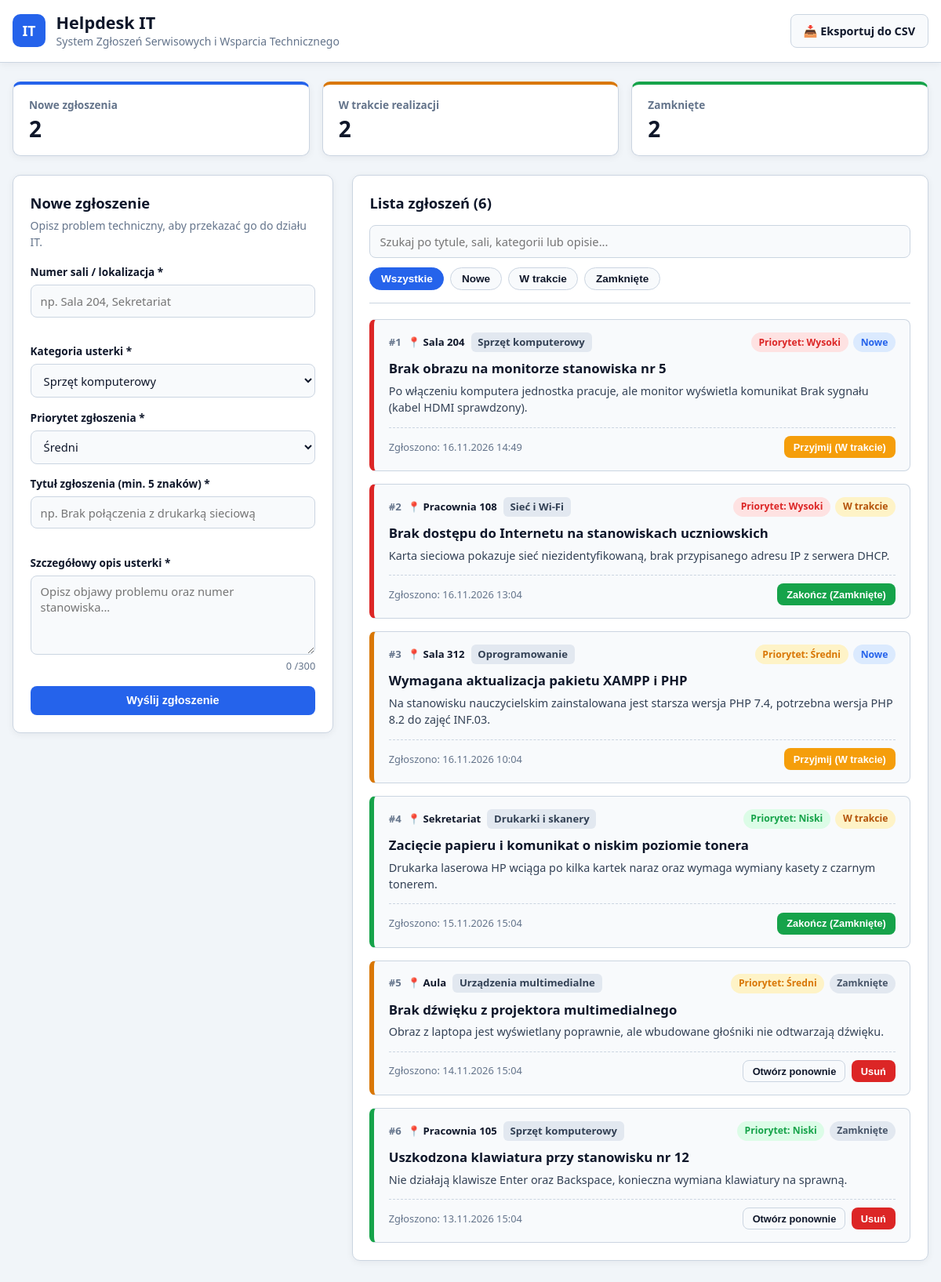
Page /mini5/index.php on the committed database.
### tables this page shows
CREATE TABLE `tickets` (
  `id` INT AUTO_INCREMENT PRIMARY KEY,
  `category_id` INT NOT NULL,
  `room` VARCHAR(20) NOT NULL,
  `title` VARCHAR(100) NOT NULL,
  `description` TEXT NOT NULL,
  `priority` ENUM('niski', 'sredni', 'wysoki') NOT NULL DEFAULT 'sredni',
  `status` ENUM('nowe', 'w_trakcie', 'zamkniete') NOT NULL DEFAULT 'nowe',
  `created_at` TIMESTAMP DEFAULT CURRENT_TIMESTAMP,
  CONSTRAINT `fk_tickets_category`
    FOREIGN KEY (`category_id`) REFERENCES `categories`(`id`)
    ON DELETE RESTRICT
    ON UPDATE CASCADE
);

CREATE TABLE `categories` (
  `id` INT AUTO_INCREMENT PRIMARY KEY,
  `name` VARCHAR(60) NOT NULL
);

### mini5/index.php (the view, shortened to what this page needs)
<?php
require_once __DIR__ . '/db.php';
$categories = $pdo->query("SELECT id, name FROM categories ORDER BY id ASC")->fetchAll();
$stmtTickets = $pdo->query("
    SELECT
        t.id,
        t.category_id,
        t.room,
        t.title,
        t.description,
        t.priority,
        t.status,
        t.created_at,
        c.name AS category_name
    FROM tickets t
    INNER JOIN categories c ON t.category_id = c.id
    ORDER BY t.created_at DESC
");
$tickets = $stmtTickets->fetchAll();
$stats = [
    'nowe'      => 0,
    'w_trakcie' => 0,
    'zamkniete' => 0,
];
foreach ($tickets as $ticket) {
    if (isset($stats[$ticket['status']])) {
        $stats[$ticket['status']]++;
    }
}
$priorityLabels = [
    'niski'  => 'Niski',
    'sredni' => 'Średni',
    'wysoki' => 'Wysoki',
];
$statusLabels = [
    'nowe'      => 'Nowe',
    'w_trakcie' => 'W trakcie',
    'zamkniete' => 'Zamknięte',
];
function e(string $value): string
{
    return htmlspecialchars($value, ENT_QUOTES | ENT_SUBSTITUTE, 'UTF-8');
}
?>
<!DOCTYPE html>
<html lang="pl">
<head>
  <link rel="stylesheet" href="css/style.css">
</head>
<body>
  <header class="app-header">
    <div class="container header-inner">
      <div class="brand">
        <span class="brand-icon">IT</span>
        <div>
          <h1>Helpdesk IT</h1>
          <p class="subtitle">System Zgłoszeń Serwisowych i Wsparcia Technicznego</p>
        </div>
      </div>
      <a href="export.php" class="btn btn-export">📥 Eksportuj do CSV</a>
    </div>
  </header>
  <main class="container main-wrapper">
    <section class="stats-grid" aria-label="Podsumowanie zgłoszeń">
      <article class="stat-card stat-new">
        <span class="stat-label">Nowe zgłoszenia</span>
        <strong class="stat-value"><?= $stats['nowe'] ?></strong>
      </article>
      <article class="stat-card stat-progress">
        <span class="stat-label">W trakcie realizacji</span>
        <strong class="stat-value"><?= $stats['w_trakcie'] ?></strong>
      </article>
      <article class="stat-card stat-closed">
        <span class="stat-label">Zamknięte</span>
        <strong class="stat-value"><?= $stats['zamkniete'] ?></strong>
      </article>
    </section>
    <div class="layout-grid">
      <aside class="panel form-panel">
        <h2>Nowe zgłoszenie</h2>
        <p class="panel-desc">Opisz problem techniczny, aby przekazać go do działu IT.</p>
        <form id="ticket-form" action="index.php" method="POST" novalidate>
          <div class="form-group">
            <label for="room">Numer sali / lokalizacja *</label>
            <input
              type="text"
              id="room"
              name="room"
              maxlength="20"
              placeholder="np. Sala 204, Sekretariat"
              required
            >
            <small class="error-msg" id="room-error"></small>
          </div>
          <div class="form-group">
            <label for="category_id">Kategoria usterki *</label>
            <select id="category_id" name="category_id" required>
              <?php foreach ($categories as $cat): ?>
                <option value="<?= (int)$cat['id'] ?>">
                  <?= e($cat['name']) ?>
                </option>
              <?php endforeach; ?>
            </select>
          </div>
          <div class="form-group">
            <label for="priority">Priorytet zgłoszenia *</label>
            <select id="priority" name="priority" required>
              <option value="sredni" selected>Średni</option>
            </select>
          </div>
          <div class="form-group">
            <label for="title">Tytuł zgłoszenia (min. 5 znaków) *</label>
            <input
              type="text"
              id="title"
              name="title"
              maxlength="100"
              placeholder="np. Brak połączenia z drukarką sieciową"
              required
            >
            <small class="error-msg" id="title-error"></small>
          </div>
          <div class="form-group">
            <label for="description">Szczegółowy opis usterki *</label>
            <textarea
              id="description"
              name="description"
              rows="4"
              maxlength="300"
              placeholder="Opisz objawy problemu oraz numer stanowiska..."
              required
            ></textarea>
            <div class="textarea-footer">
              <span id="char-counter" class="char-counter">0 / 300</span>
            </div>
          </div>
          <button type="submit" class="btn btn-primary btn-block">Wyślij zgłoszenie</button>
        </form>
      </aside>
      <section class="panel tickets-panel" aria-labelledby="tickets-heading">
        <div class="tickets-header">
          <h2 id="tickets-heading">Lista zgłoszeń (<?= count($tickets) ?>)</h2>
        </div>
        <div class="filter-bar">
          <div class="search-box">
            <input
              type="search"
              id="search-input"
              placeholder="Szukaj po tytule, sali, kategorii lub opisie..."
              aria-label="Szukaj zgłoszeń"
            >
          </div>
          <div class="status-filters" role="group" aria-label="Filtruj według statusu">
            <button type="button" class="filter-btn active" data-filter="all">Wszystkie</button>
            <button type="button" class="filter-btn" data-filter="nowe">Nowe</button>
            <button type="button" class="filter-btn" data-filter="w_trakcie">W trakcie</button>
            <button type="button" class="filter-btn" data-filter="zamkniete">Zamknięte</button>
          </div>
        </div>
        <div id="tickets-list" class="tickets-list">
          <?php if (empty($tickets)): ?>
            <p class="empty-state">Brak zgłoszeń serwisowych w bazie danych.</p>
          <?php else: ?>
            <?php foreach ($tickets as $ticket): ?>
              <?php
                $prio = $ticket['priority'];
                $stat = $ticket['status'];
              ?>
              <article
                class="ticket-card priority-<?= e($prio) ?>"
                data-status="<?= e($stat) ?>"
              >
                <div class="ticket-top">
                  <div class="ticket-meta">
                    <span class="ticket-id">#<?= (int)$ticket['id'] ?></span>
                    <span class="badge-room">📍 <?= e($ticket['room']) ?></span>
                    <span class="badge-category"><?= e($ticket['category_name']) ?></span>
                  </div>
                  <div class="ticket-badges">
                    <span class="badge priority-badge-<?= e($prio) ?>">
                      Priorytet: <?= e($priorityLabels[$prio] ?? $prio) ?>
                    </span>
                    <span class="badge status-badge-<?= e($stat) ?>">
                      <?= e($statusLabels[$stat] ?? $stat) ?>
                    </span>
                  </div>
                </div>
                <h3 class="ticket-title"><?= e($ticket['title']) ?></h3>
                <p class="ticket-desc"><?= nl2br(e($ticket['description'])) ?></p>
                <div class="ticket-footer">
                  <time class="ticket-date" datetime="<?= e($ticket['created_at']) ?>">
                    Zgłoszono: <?= e(date('d.m.Y H:i', strtotime($ticket['created_at']))) ?>
                  </time>
                  <div class="ticket-actions">
                    <?php if ($stat === 'nowe'): ?>
                      <form action="index.php" method="POST" class="inline-form">
                        <button type="submit" class="btn btn-sm btn-progress">Przyjmij (W trakcie)</button>
                      </form>
                    <?php elseif ($stat === 'w_trakcie'): ?>
                      <form action="index.php" method="POST" class="inline-form">
                        <button type="submit" class="btn btn-sm btn-complete">Zakończ (Zamknięte)</button>
                      </form>
                    <?php elseif ($stat === 'zamkniete'): ?>
                      <form action="index.php" method="POST" class="inline-form">
                        <button type="submit" class="btn btn-sm btn-reopen">Otwórz ponownie</button>
                      </form>
                      <form action="index.php" method="POST" class="inline-form delete-form">
                        <button type="submit" class="btn btn-sm btn-danger">Usuń</button>
                      </form>
                    <?php endif; ?>
                  </div>
                </div>
              </article>
            <?php endforeach; ?>
          <?php endif; ?>
        </div>
      </section>
    </div>
  </main>
</body>
</html>

### rows in the picture
tickets: id "1", room "Sala 204", category.name "Sprzęt komputerowy", priority "Wysoki", status "Nowe", title "Brak obrazu na monitorze stanowiska nr 5", description "Po włączeniu komputera jednostka pracuje, ale monitor wyświetla komunikat Brak sygnału (kabel HDMI sprawdzony).", created_at "16.11.2026 14:49"
tickets: id "2", room "Pracownia 108", category.name "Sieć i Wi-Fi", priority "Wysoki", status "W trakcie", title "Brak dostępu do Internetu na stanowiskach uczniowskich", description "Karta sieciowa pokazuje sieć niezidentyfikowaną, brak przypisanego adresu IP z serwera DHCP.", created_at "16.11.2026 13:04"
tickets: id "3", room "Sala 312", category.name "Oprogramowanie", priority "Średni", status "Nowe", title "Wymagana aktualizacja pakietu XAMPP i PHP", description "Na stanowisku nauczycielskim zainstalowana jest starsza wersja PHP 7.4, potrzebna wersja PHP 8.2 do zajęć INF.03.", created_at "16.11.2026 10:04"
tickets: id "4", room "Sekretariat", category.name "Drukarki i skanery", priority "Niski", status "W trakcie", title "Zacięcie papieru i komunikat o niskim poziomie tonera", description "Drukarka laserowa HP wciąga po kilka kartek naraz oraz wymaga wymiany kasety z czarnym tonerem.", created_at "15.11.2026 15:04"
tickets: id "5", room "Aula", category.name "Urządzenia multimedialne", priority "Średni", status "Zamknięte", title "Brak dźwięku z projektora multimedialnego", description "Obraz z laptopa jest wyświetlany poprawnie, ale wbudowane głośniki nie odtwarzają dźwięku.", created_at "14.11.2026 15:04"
tickets: id "6", room "Pracownia 105", category.name "Sprzęt komputerowy", priority "Niski", status "Zamknięte", title "Uszkodzona klawiatura przy stanowisku nr 12", description "Nie działają klawisze Enter oraz Backspace, konieczna wymiana klawiatury na sprawną.", created_at "13.11.2026 15:04"

### other values in the picture
$stats['nowe'] "2"
$stats['w_trakcie'] "2"
$stats['zamkniete'] "2"
count($tickets) "6"
form field category_id "Sprzęt komputerowy"
